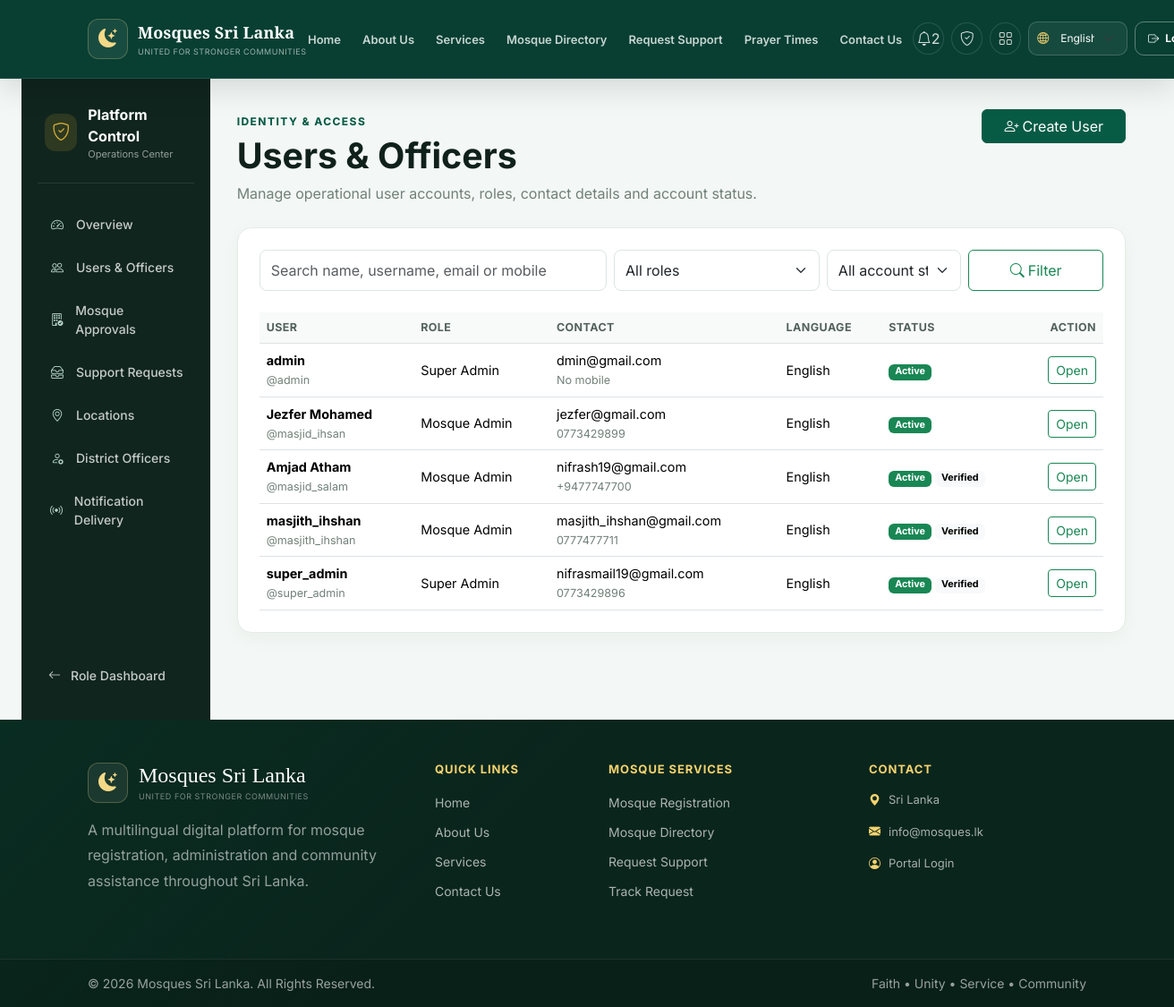
Page /en/control/users/ (signed in) on the earlier database version.
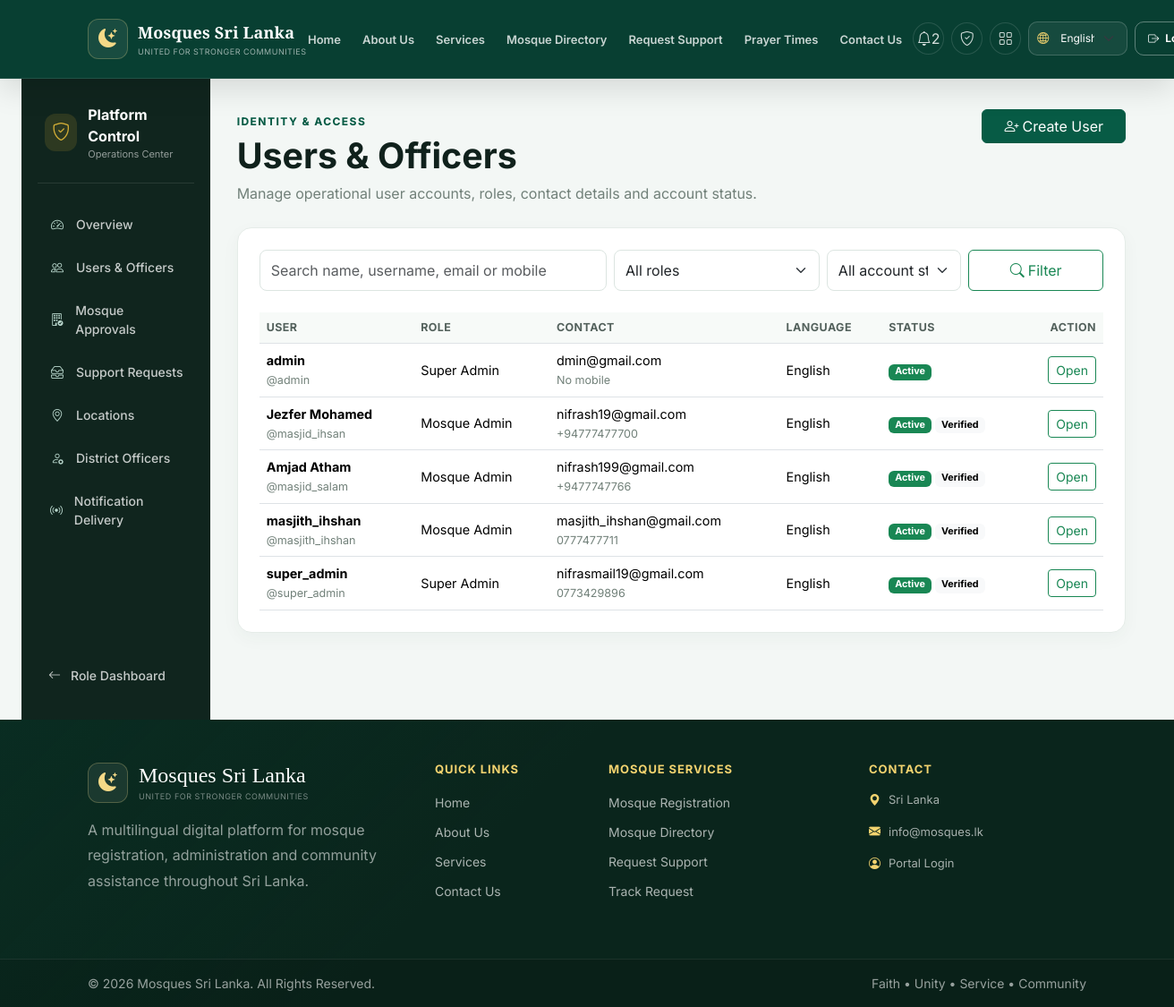
Same page on the later database version.
### accounts/models.py (models this page shows, shortened)
class User(AbstractUser):
    email = models.EmailField(_("email address"), unique=True)
    role = models.CharField(
        max_length=30,
        choices=UserRole.choices,
        default=UserRole.MOSQUE_STAFF,
        db_index=True,
    )
    phone_number = models.CharField(max_length=20, blank=True, null=True, unique=True)
    preferred_language = models.CharField(
        max_length=5,
        choices=[("en", "English"), ("ta", "தமிழ்"), ("ar", "العربية")],
        default="en",
    )
    is_verified = models.BooleanField(default=False)
    created_at = models.DateTimeField(auto_now_add=True)
    updated_at = models.DateTimeField(auto_now=True)
    class Meta:
        verbose_name = _("user")
        verbose_name_plural = _("users")
        ordering = ["username"]

### platform_control/views.py (the view, shortened to what this page needs)
# urls.py: path("users/", views.user_list, name="user_list"),
@control_required
def user_list(request):
    queryset = _visible_users(request.user)
    query = request.GET.get("q", "").strip()
    role = request.GET.get("role", "").strip()
    status = request.GET.get("status", "").strip()
    if role:
        queryset = queryset.filter(role=role)
    if status == "active":
        queryset = queryset.filter(is_active=True)
    elif status == "inactive":
        queryset = queryset.filter(is_active=False)
    role_choices = list(UserRole.choices)
    if not _is_super_actor(request.user):
        role_choices = [
            item
            for item in role_choices
            if item[0] != UserRole.SUPER_ADMIN
        ]
    return render(
        request,
        "platform_control/user_list.html",
        {
            "users": queryset,
            "query": query,
            "selected_role": role,
            "selected_status": status,
            "role_choices": role_choices,
        },
    )

### dashboard/access.py (called while the page is built)
def role_required(*allowed_roles, allow_superuser=True):
    def decorator(view_func):
        @login_required
        @wraps(view_func)
        def wrapped(request, *args, **kwargs):
            user = request.user
            if allow_superuser and user.is_superuser:
                return view_func(request, *args, **kwargs)
            if user.role in allowed_roles:
                return view_func(request, *args, **kwargs)
            raise PermissionDenied
        return wrapped
    return decorator

### platform_control/views.py (called while the page is built)
def _is_super_actor(user):
    return user.is_superuser or user.role == UserRole.SUPER_ADMIN

def _visible_users(actor):
    queryset = User.objects.all()
    if not _is_super_actor(actor):
        queryset = queryset.exclude(
            Q(is_superuser=True) | Q(role=UserRole.SUPER_ADMIN)
        )
    return queryset.order_by("username")

### platform_control/templates/platform_control/user_list.html (shortened to what this page needs)
{% extends "platform_control/base_control.html" %}
{% load i18n %}
{% block control_content %}
<div class="control-page">
    <div class="control-page-header">
        <div>
            <span class="control-kicker">{% trans "Identity & Access" %}</span>
            <h1>{% trans "Users & Officers" %}</h1>
            <p>{% trans "Manage operational user accounts, roles, contact details and account status." %}</p>
        </div>
        <a href="{% url 'platform_control:user_create' %}" class="btn btn-primary-custom">
            <i class="bi bi-person-plus me-1"></i>{% trans "Create User" %}
        </a>
    </div>
    <div class="control-card">
        <form method="get" class="row g-2 mb-4">
            <div class="col-xl-5">
                <input type="search" name="q" value="{{ query }}" class="form-control" placeholder="{% trans 'Search name, username, email or mobile' %}">
            </div>
            <div class="col-xl-3">
                <select name="role" class="form-select">
                    <option value="">{% trans "All roles" %}</option>
                </select>
            </div>
            <div class="col-xl-2">
                <select name="status" class="form-select">
                    <option value="">{% trans "All account states" %}</option>
                </select>
            </div>
            <div class="col-xl-2 d-grid">
                <button class="btn btn-outline-success" type="submit"><i class="bi bi-search me-1"></i>{% trans "Filter" %}</button>
            </div>
        </form>
        <div class="table-responsive">
            <table class="table align-middle control-table mb-0">
                <thead>
                    <tr>
                        <th>{% trans "User" %}</th>
                        <th>{% trans "Role" %}</th>
                        <th>{% trans "Contact" %}</th>
                        <th>{% trans "Language" %}</th>
                        <th>{% trans "Status" %}</th>
                        <th class="text-end">{% trans "Action" %}</th>
                    </tr>
                </thead>
                <tbody>
                    {% for user in users %}
                        <tr>
                            <td>
                                <strong>{{ user.get_full_name|default:user.username }}</strong>
                                <small>@{{ user.username }}</small>
                            </td>
                            <td>{{ user.get_role_display }}</td>
                            <td>
                                {{ user.email }}
                                <small>{{ user.phone_number|default:"No mobile" }}</small>
                            </td>
                            <td>{{ user.get_preferred_language_display }}</td>
                            <td>
                                {% if user.is_active %}
                                    <span class="badge text-bg-success">{% trans "Active" %}</span>
                                {% else %}
                                    <span class="badge text-bg-secondary">{% trans "Inactive" %}</span>
                                {% endif %}
                                {% if user.is_verified %}
                                    <span class="badge text-bg-light">{% trans "Verified" %}</span>
                                {% endif %}
                            </td>
                            <td class="text-end">
                                <a href="{% url 'platform_control:user_detail' user.pk %}" class="btn btn-sm btn-outline-success">{% trans "Open" %}</a>
                            </td>
                        </tr>
                    {% empty %}
                        <tr><td colspan="6" class="text-center text-muted py-5">{% trans "No users match the selected filters." %}</td></tr>
                    {% endfor %}
                </tbody>
            </table>
        </div>
    </div>
</div>
{% endblock %}

Differences in the rows shown:
changed User "Jezfer Mohamed": email "jezfer@gmail.com" → "nifrash19@gmail.com"; phone_number "0773429899" → "+94777477700"; is_verified False → True (drawn); trans (not shown) → "Verified"
changed User "Amjad Atham": email "nifrash19@gmail.com" → "nifrash199@gmail.com"; phone_number "+9477747700" → "+9477747766"
